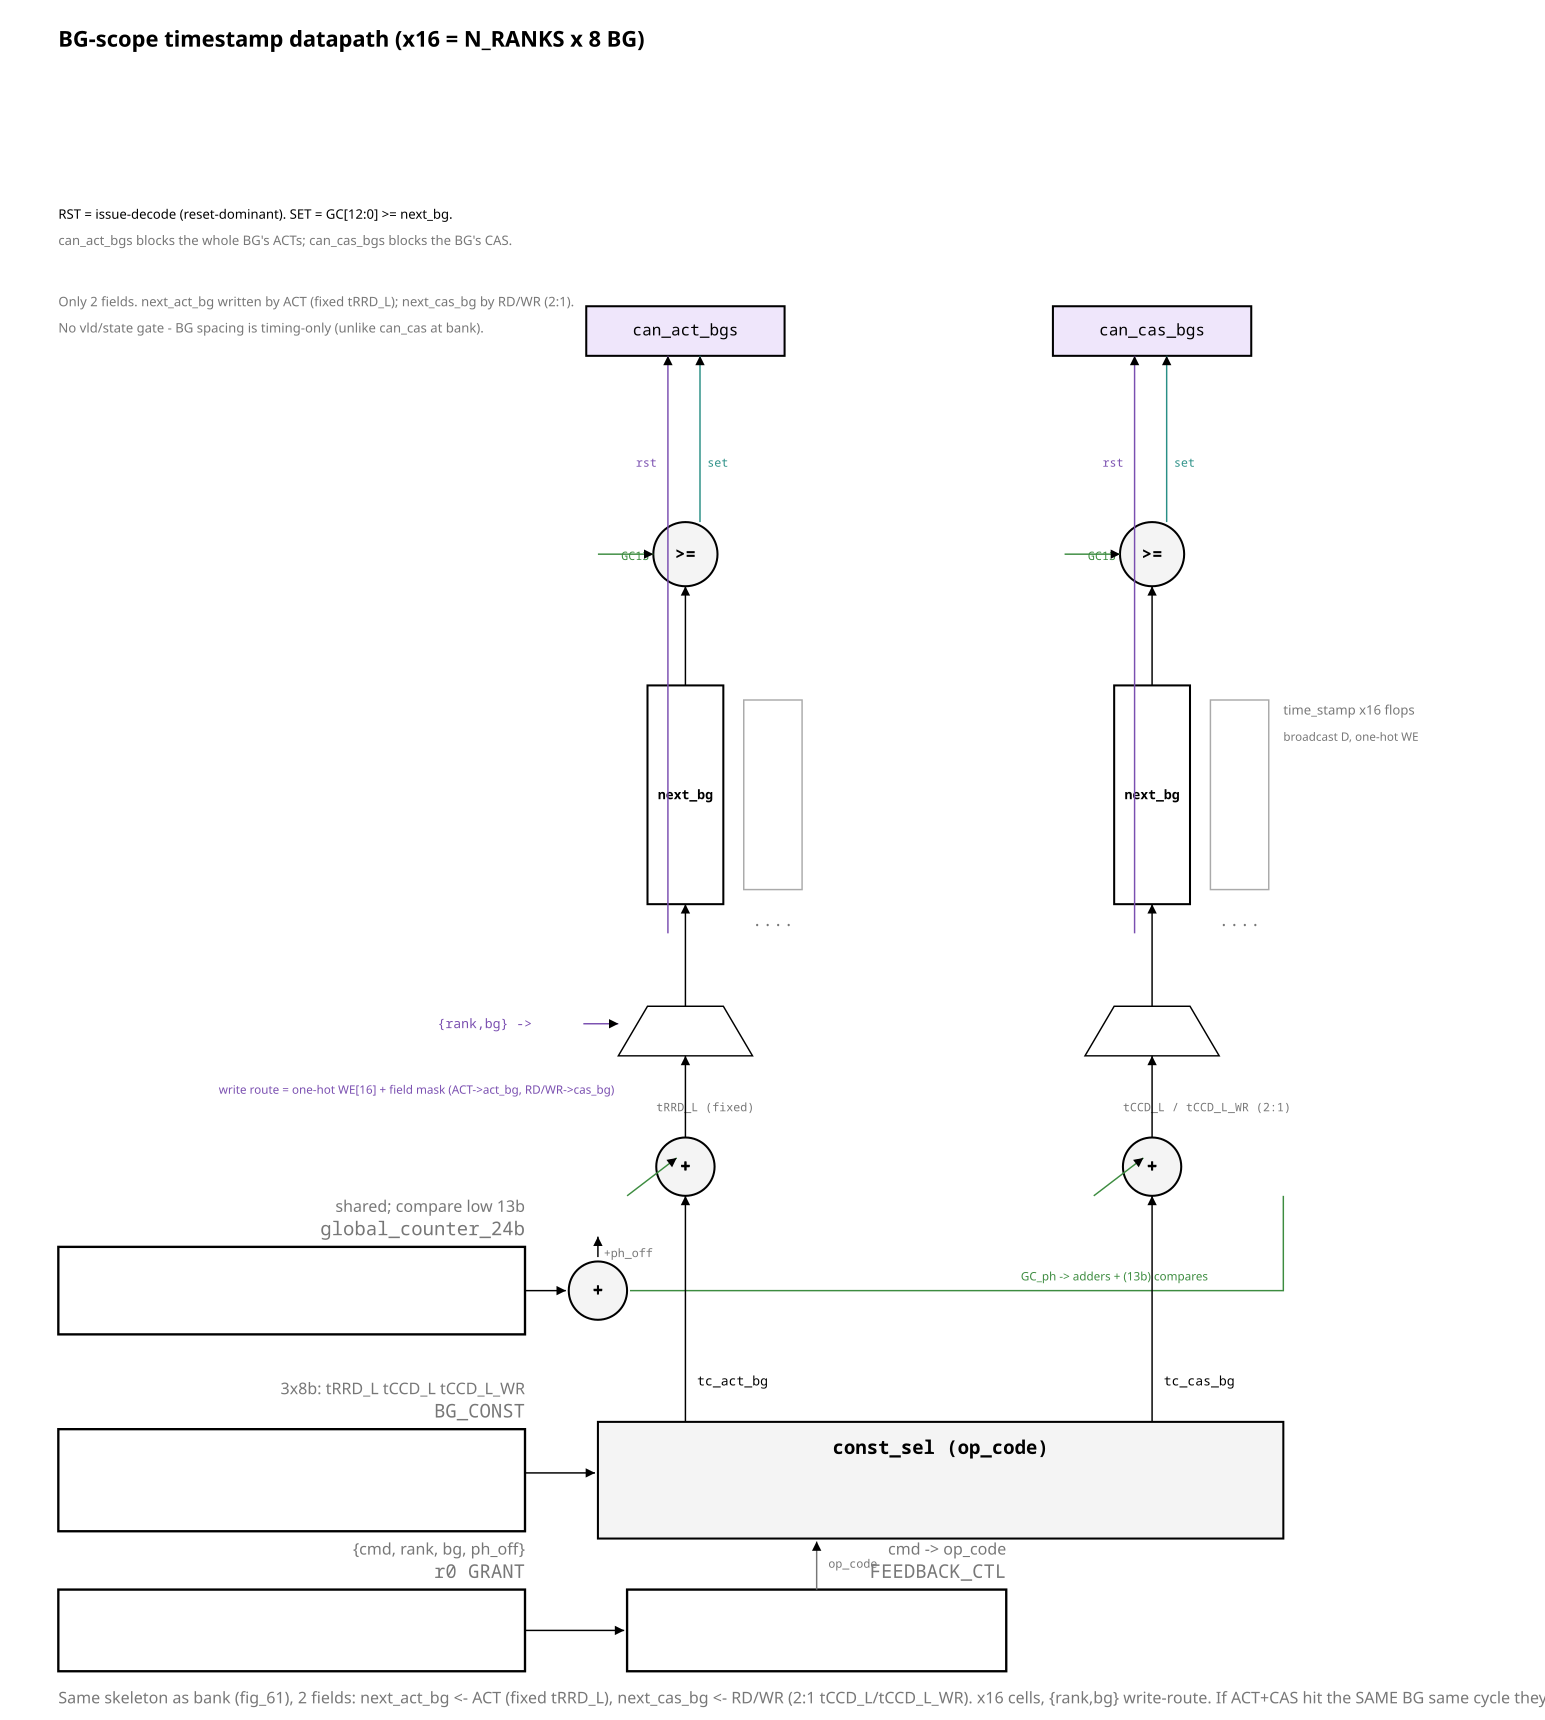

This figure's Python source:
from rtlfig import (Fig, MUTED, FILL_NEW, FILL_LOGIC, FILL_CELL, FILL_ACTIVE,
                    FAINT, INK, PAPER, W_CELL)

# fig_62 — BG-scope timestamp datapath (companion to fig_61 bank).
# 2 fields: next_act_bg (tRRD_L, ACT) / next_cas_bg (tCCD_L RD | tCCD_L_WR WR).
# 3 consts, x16 cells, addr = {rank,bg}. No vld AND - BG gate is pure spacing.

CMP = "#2a8f86"; ISSUE = "#7a4fb0"; GREEN = "#3d8c40"
f = Fig(1060, 1180)
COLS = {"act_bg": 470, "cas_bg": 790}
LAB = {"act_bg": "can_act_bgs", "cas_bg": "can_cas_bgs"}


def adder(cx, cy, r=20):
    f.counter(cx, cy, r, "+", "")
    f.text(cx, cy + 4, "+", size=13, anchor="middle", bold=True)


f.text(40, 32, "BG-scope timestamp datapath  (x16 = N_RANKS x 8 BG)", size=15,
       mono=False, bold=True)
f.text(40, 210, "Only 2 fields. next_act_bg written by ACT (fixed tRRD_L); next_cas_bg by "
        "RD/WR (2:1).", size=9, mono=False, fill=MUTED)
f.text(40, 228, "No vld/state gate - BG spacing is timing-only (unlike can_cas at bank).",
        size=9, mono=False, fill=MUTED)

# grant + ctl
f.block(40, 1090, 320, 56, "r0  GRANT", "{cmd, rank, bg, ph_off}")
f.block(430, 1090, 260, 56, "FEEDBACK_CTL", "cmd -> op_code")
f.line(360, 1118, 428, 1118, arrow=True)

# const + sel
f.block(40, 980, 320, 70, "BG_CONST", "3x8b: tRRD_L tCCD_L tCCD_L_WR")
f.logic(410, 975, 470, 80, "const_sel  (op_code)", "", top=True)
f.line(360, 1010, 408, 1010, arrow=True)
f.path("M560 1090 V1057", arrow=True, stroke=MUTED)
f.text(568, 1075, "op_code", size=8, mono=True, fill=MUTED)

# GC + phase
f.block(40, 855, 320, 60, "global_counter_24b", "shared; compare low 13b")
adder(410, 885)
f.line(360, 885, 388, 885, arrow=True)
f.text(414, 862, "+ph_off", size=8, mono=True, fill=MUTED)
f.line(410, 862, 410, 848, arrow=True)
f.path("M432 885 H880 V820", arrow=False, stroke=GREEN)
f.text(700, 878, "GC_ph -> adders + (13b) compares", size=8, mono=False, fill=GREEN)

# adders
ADDY = 800
for k, cx in COLS.items():
    adder(cx, ADDY)
    f.line(cx, 975, cx, ADDY + 20, arrow=True)
    f.text(cx + 8, 950, f"tc_{k}", size=9, mono=True, fill=INK)
    f.line(cx - 40, 820, cx - 6, ADDY - 6, arrow=True, stroke=GREEN)
f.text(COLS["act_bg"] - 20, 762, "tRRD_L (fixed)", size=8, mono=True, fill=MUTED)
f.text(COLS["cas_bg"] - 20, 762, "tCCD_L / tCCD_L_WR (2:1)", size=8, mono=True, fill=MUTED)

# write route
WY = 690
for k, cx in COLS.items():
    f.path(f"M{cx-46} {WY+34} L{cx+46} {WY+34} L{cx+26} {WY} L{cx-26} {WY} Z",
           arrow=False, stroke=INK)
    f.line(cx, ADDY - 20, cx, WY + 34, arrow=True)
f.text(300, WY + 15, "{rank,bg} ->", size=9, mono=True, fill=ISSUE)
f.line(400, WY + 12, COLS["act_bg"] - 46, WY + 12, arrow=True, stroke=ISSUE)
f.text(150, WY + 60, "write route = one-hot WE[16] + field mask (ACT->act_bg, RD/WR->cas_bg)",
       size=8, mono=False, fill=ISSUE)

# cells
CY = 470
for k, cx in COLS.items():
    f.rect(cx - 26, CY, 52, 150, fill=PAPER, width=W_CELL)
    f.text(cx, CY + 78, "next_bg", size=9, anchor="middle", bold=True)
    f.line(cx, WY, cx, CY + 150, arrow=True)
    f.rect(cx + 40, CY + 10, 40, 130, fill=PAPER, width=1.0, stroke=FAINT)
    f.text(cx + 60, CY + 165, "....", size=12, anchor="middle", fill=MUTED)
f.text(880, CY + 20, "time_stamp  x16 flops", size=9, mono=False, fill=MUTED)
f.text(880, CY + 38, "broadcast D, one-hot WE", size=8, mono=False, fill=MUTED)

# comparators
GY = 380
for k, cx in COLS.items():
    f.counter(cx, GY, 22, ">=", "")
    f.line(cx, CY, cx, GY + 22, arrow=True)
    f.text(cx - 44, GY + 4, "GC13", size=8, mono=True, fill=GREEN)
    f.line(cx - 60, GY, cx - 22, GY, arrow=True, stroke=GREEN)

# can flops
KY = 230
for k, cx in COLS.items():
    f.rect(cx - 68, KY - 20, 136, 34, fill=FILL_NEW, width=W_CELL)
    f.text(cx, KY, LAB[k], size=11, mono=True, anchor="middle")
    f.line(cx + 10, GY - 22, cx + 10, KY + 14, arrow=True, stroke=CMP)
    f.text(cx + 15, 320, "set", size=8, fill=CMP)
    f.line(cx - 12, 640, cx - 12, KY + 14, arrow=True, stroke=ISSUE)
    f.text(cx - 34, 320, "rst", size=8, fill=ISSUE)

f.text(40, 150, "RST = issue-decode (reset-dominant).  SET = GC[12:0] >= next_bg.", size=9,
       mono=False, fill=INK)
f.text(40, 168, "can_act_bgs blocks the whole BG's ACTs; can_cas_bgs blocks the BG's CAS.",
       size=9, mono=False, fill=MUTED)

f.caption(40, 1168,
          "Same skeleton as bank (fig_61), 2 fields: next_act_bg <- ACT (fixed tRRD_L), "
          "next_cas_bg <- RD/WR (2:1 tCCD_L/tCCD_L_WR). x16 cells, {rank,bg} write-route. If ACT+CAS "
          "hit the SAME BG same cycle they write DIFFERENT fields -> no conflict. No vld - BG is "
          "spacing-only. Direction-match on next_cas_bg is by the const the last CAS wrote.")

f.save("fig_62_bg_datapath.svg")
print("wrote fig_62_bg_datapath.svg")
